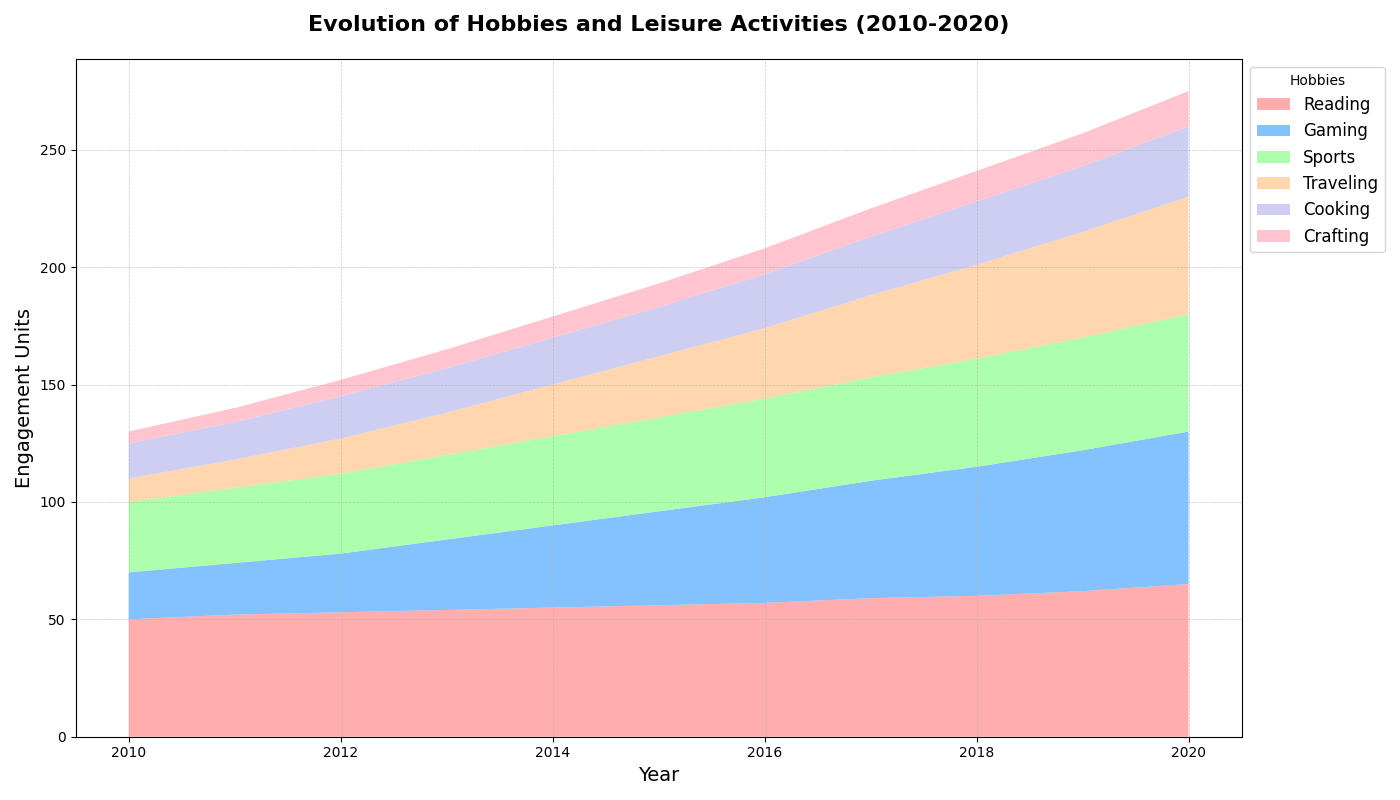

The Python source for this figure:
import matplotlib.pyplot as plt
import numpy as np

# Backstory: We are analyzing the growth of various types of hobbies and leisure activities from 2010 to 2020.
# The chart visualizes how people's engagement in different hobbies has evolved over the years, helping trend analysts understand the shifting patterns of leisure preferences.

# Define the years
years = np.arange(2010, 2021)

# Define engagement data for each hobby (in arbitrary engagement units)
reading = np.array([50, 52, 53, 54, 55, 56, 57, 59, 60, 62, 65])
gaming = np.array([20, 22, 25, 30, 35, 40, 45, 50, 55, 60, 65])
sports = np.array([30, 32, 34, 36, 38, 40, 42, 44, 46, 48, 50])
traveling = np.array([10, 12, 15, 18, 22, 26, 30, 35, 40, 45, 50])
cooking = np.array([15, 16, 18, 19, 20, 21, 23, 25, 27, 28, 30])
crafting = np.array([5, 6, 7, 8, 9, 10, 11, 12, 13, 14, 15])

# Stack data for plotting
hobbies_data = np.vstack([reading, gaming, sports, traveling, cooking, crafting])

# Define the colors
colors = ['#FF9999', '#66B3FF', '#99FF99', '#FFCC99', '#C2C2F0', '#FFB6C1']

# Create the stacked area chart
plt.figure(figsize=(14, 8))
plt.stackplot(years, hobbies_data, labels=['Reading', 'Gaming', 'Sports', 'Traveling', 'Cooking', 'Crafting'], colors=colors, alpha=0.8)

# Title and axis labels
plt.title('Evolution of Hobbies and Leisure Activities (2010-2020)', fontsize=16, fontweight='bold', pad=20)
plt.xlabel('Year', fontsize=14)
plt.ylabel('Engagement Units', fontsize=14)

# Adding gridlines for better readability
plt.grid(visible=True, which='both', linestyle='--', linewidth=0.5, alpha=0.7)

# Place legend outside the plot
plt.legend(loc='upper left', bbox_to_anchor=(1, 1), fontsize=12, title='Hobbies')

# Adjust layout to prevent overlap
plt.tight_layout()

# Show the plot
plt.show()
